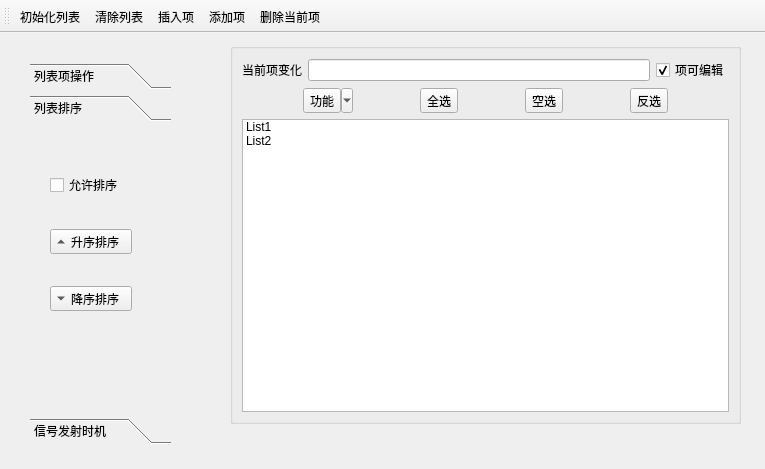
<?xml version="1.0" encoding="UTF-8"?>
<ui version="4.0">
 <class>MainWindow</class>
 <widget class="QMainWindow" name="MainWindow">
  <property name="geometry">
   <rect>
    <x>0</x>
    <y>0</y>
    <width>765</width>
    <height>469</height>
   </rect>
  </property>
  <property name="windowTitle">
   <string>MainWindow</string>
  </property>
  <widget class="QWidget" name="centralwidget">
   <widget class="QToolBox" name="toolBox">
    <property name="geometry">
     <rect>
      <x>30</x>
      <y>30</y>
      <width>141</width>
      <height>381</height>
     </rect>
    </property>
    <property name="currentIndex">
     <number>1</number>
    </property>
    <widget class="QWidget" name="widget">
     <property name="geometry">
      <rect>
       <x>0</x>
       <y>0</y>
       <width>141</width>
       <height>291</height>
      </rect>
     </property>
     <attribute name="icon">
      <iconset resource="images.qrc">
       <normaloff>:/images/icons/10.png</normaloff>:/images/icons/10.png</iconset>
     </attribute>
     <attribute name="label">
      <string>列表项操作</string>
     </attribute>
     <widget class="QWidget" name="layoutWidget">
      <property name="geometry">
       <rect>
        <x>20</x>
        <y>10</y>
        <width>101</width>
        <height>271</height>
       </rect>
      </property>
      <layout class="QVBoxLayout" name="verticalLayout">
       <item>
        <widget class="QToolButton" name="toolButton_init">
         <property name="text">
          <string>初始化列表</string>
         </property>
         <property name="toolButtonStyle">
          <enum>Qt::ToolButtonTextBesideIcon</enum>
         </property>
         <property name="autoRaise">
          <bool>true</bool>
         </property>
        </widget>
       </item>
       <item>
        <widget class="QToolButton" name="toolButton_clear">
         <property name="text">
          <string>清除列表</string>
         </property>
         <property name="toolButtonStyle">
          <enum>Qt::ToolButtonTextBesideIcon</enum>
         </property>
         <property name="autoRaise">
          <bool>true</bool>
         </property>
        </widget>
       </item>
       <item>
        <widget class="QToolButton" name="toolButton_insert">
         <property name="text">
          <string>插入项</string>
         </property>
         <property name="toolButtonStyle">
          <enum>Qt::ToolButtonTextBesideIcon</enum>
         </property>
         <property name="autoRaise">
          <bool>true</bool>
         </property>
        </widget>
       </item>
       <item>
        <widget class="QToolButton" name="toolButton_add">
         <property name="text">
          <string>添加项</string>
         </property>
         <property name="toolButtonStyle">
          <enum>Qt::ToolButtonTextBesideIcon</enum>
         </property>
         <property name="autoRaise">
          <bool>true</bool>
         </property>
        </widget>
       </item>
       <item>
        <widget class="QToolButton" name="toolButton_delete">
         <property name="text">
          <string>删除当前项</string>
         </property>
         <property name="toolButtonStyle">
          <enum>Qt::ToolButtonTextBesideIcon</enum>
         </property>
         <property name="autoRaise">
          <bool>true</bool>
         </property>
        </widget>
       </item>
      </layout>
     </widget>
    </widget>
    <widget class="QWidget" name="page_2">
     <property name="geometry">
      <rect>
       <x>0</x>
       <y>0</y>
       <width>141</width>
       <height>291</height>
      </rect>
     </property>
     <attribute name="icon">
      <iconset resource="images.qrc">
       <normaloff>:/images/icons/10.png</normaloff>:/images/icons/10.png</iconset>
     </attribute>
     <attribute name="label">
      <string>列表排序</string>
     </attribute>
     <widget class="QWidget" name="layoutWidget">
      <property name="geometry">
       <rect>
        <x>20</x>
        <y>20</y>
        <width>101</width>
        <height>191</height>
       </rect>
      </property>
      <layout class="QVBoxLayout" name="verticalLayout_3">
       <item>
        <widget class="QCheckBox" name="checkBox_sort">
         <property name="text">
          <string>允许排序</string>
         </property>
        </widget>
       </item>
       <item>
        <widget class="QToolButton" name="toolButton_ascend">
         <property name="text">
          <string>升序排序</string>
         </property>
         <property name="toolButtonStyle">
          <enum>Qt::ToolButtonTextBesideIcon</enum>
         </property>
         <property name="arrowType">
          <enum>Qt::UpArrow</enum>
         </property>
        </widget>
       </item>
       <item>
        <widget class="QToolButton" name="toolButton_descend">
         <property name="text">
          <string>降序排序</string>
         </property>
         <property name="toolButtonStyle">
          <enum>Qt::ToolButtonTextBesideIcon</enum>
         </property>
         <property name="arrowType">
          <enum>Qt::DownArrow</enum>
         </property>
        </widget>
       </item>
      </layout>
     </widget>
    </widget>
    <widget class="QWidget" name="page">
     <property name="geometry">
      <rect>
       <x>0</x>
       <y>0</y>
       <width>141</width>
       <height>291</height>
      </rect>
     </property>
     <attribute name="icon">
      <iconset resource="images.qrc">
       <normaloff>:/images/icons/10.png</normaloff>:/images/icons/10.png</iconset>
     </attribute>
     <attribute name="label">
      <string>信号发射时机</string>
     </attribute>
     <widget class="QWidget" name="">
      <property name="geometry">
       <rect>
        <x>0</x>
        <y>10</y>
        <width>136</width>
        <height>223</height>
       </rect>
      </property>
      <layout class="QGridLayout" name="gridLayout_2">
       <item row="0" column="0">
        <widget class="QToolButton" name="toolButton_txt_clear">
         <property name="text">
          <string>清空文本</string>
         </property>
        </widget>
       </item>
       <item row="0" column="1">
        <widget class="QToolButton" name="toolButton_empty_line">
         <property name="text">
          <string>添加空行</string>
         </property>
        </widget>
       </item>
       <item row="1" column="0" colspan="2">
        <widget class="QPlainTextEdit" name="plainTextEdit"/>
       </item>
      </layout>
     </widget>
    </widget>
   </widget>
   <widget class="QGroupBox" name="groupBox">
    <property name="geometry">
     <rect>
      <x>230</x>
      <y>10</y>
      <width>511</width>
      <height>381</height>
     </rect>
    </property>
    <property name="title">
     <string/>
    </property>
    <layout class="QGridLayout" name="gridLayout">
     <item row="0" column="0">
      <layout class="QHBoxLayout" name="horizontalLayout">
       <item>
        <widget class="QLabel" name="label">
         <property name="text">
          <string>当前项变化</string>
         </property>
        </widget>
       </item>
       <item>
        <widget class="QLineEdit" name="lineEdit"/>
       </item>
       <item>
        <widget class="QCheckBox" name="checkBox_editable">
         <property name="text">
          <string>项可编辑</string>
         </property>
         <property name="checked">
          <bool>true</bool>
         </property>
        </widget>
       </item>
      </layout>
     </item>
     <item row="1" column="0">
      <layout class="QHBoxLayout" name="horizontalLayout_2">
       <item>
        <widget class="QToolButton" name="toolButton_menu">
         <property name="text">
          <string>功能</string>
         </property>
         <property name="iconSize">
          <size>
           <width>30</width>
           <height>16</height>
          </size>
         </property>
         <property name="popupMode">
          <enum>QToolButton::MenuButtonPopup</enum>
         </property>
        </widget>
       </item>
       <item>
        <widget class="QToolButton" name="toolButton_all">
         <property name="text">
          <string>全选</string>
         </property>
        </widget>
       </item>
       <item>
        <widget class="QToolButton" name="toolButton_empty">
         <property name="text">
          <string>空选</string>
         </property>
        </widget>
       </item>
       <item>
        <widget class="QToolButton" name="toolButton_inv">
         <property name="text">
          <string>反选</string>
         </property>
        </widget>
       </item>
      </layout>
     </item>
     <item row="2" column="0">
      <widget class="QListWidget" name="listWidget">
       <property name="contextMenuPolicy">
        <enum>Qt::CustomContextMenu</enum>
       </property>
       <item>
        <property name="text">
         <string>List1</string>
        </property>
        <property name="icon">
         <iconset resource="images.qrc">
          <normaloff>:/images/icons/13.png</normaloff>:/images/icons/13.png</iconset>
        </property>
       </item>
       <item>
        <property name="text">
         <string>List2</string>
        </property>
        <property name="icon">
         <iconset resource="images.qrc">
          <normaloff>:/images/icons/13.png</normaloff>:/images/icons/13.png</iconset>
        </property>
       </item>
      </widget>
     </item>
    </layout>
   </widget>
  </widget>
  <widget class="QToolBar" name="toolBar">
   <property name="windowTitle">
    <string>toolBar</string>
   </property>
   <property name="toolButtonStyle">
    <enum>Qt::ToolButtonTextUnderIcon</enum>
   </property>
   <attribute name="toolBarArea">
    <enum>TopToolBarArea</enum>
   </attribute>
   <attribute name="toolBarBreak">
    <bool>false</bool>
   </attribute>
   <addaction name="action_initializer"/>
   <addaction name="action_clear"/>
   <addaction name="action_insert"/>
   <addaction name="action_add"/>
   <addaction name="action_delete"/>
  </widget>
  <action name="action_initializer">
   <property name="icon">
    <iconset resource="images.qrc">
     <normaloff>:/images/icons/11.png</normaloff>:/images/icons/11.png</iconset>
   </property>
   <property name="text">
    <string>初始化列表</string>
   </property>
   <property name="shortcutVisibleInContextMenu">
    <bool>true</bool>
   </property>
  </action>
  <action name="action_clear">
   <property name="icon">
    <iconset resource="images.qrc">
     <normaloff>:/images/icons/8.png</normaloff>:/images/icons/8.png</iconset>
   </property>
   <property name="text">
    <string>清除列表</string>
   </property>
  </action>
  <action name="action_insert">
   <property name="icon">
    <iconset resource="images.qrc">
     <normaloff>:/images/icons/10.png</normaloff>:/images/icons/10.png</iconset>
   </property>
   <property name="text">
    <string>插入项</string>
   </property>
  </action>
  <action name="action_add">
   <property name="icon">
    <iconset resource="images.qrc">
     <normaloff>:/images/icons/6.png</normaloff>:/images/icons/6.png</iconset>
   </property>
   <property name="text">
    <string>添加项</string>
   </property>
  </action>
  <action name="action_delete">
   <property name="icon">
    <iconset resource="images.qrc">
     <normaloff>:/images/icons/5.png</normaloff>:/images/icons/5.png</iconset>
   </property>
   <property name="text">
    <string>删除当前项</string>
   </property>
  </action>
  <action name="action_all">
   <property name="text">
    <string>全选</string>
   </property>
  </action>
  <action name="action_none">
   <property name="text">
    <string>空选</string>
   </property>
  </action>
  <action name="action_inv">
   <property name="text">
    <string>反选</string>
   </property>
  </action>
  <action name="action_quit">
   <property name="icon">
    <iconset resource="images.qrc">
     <normaloff>:/images/icons/3.png</normaloff>:/images/icons/3.png</iconset>
   </property>
   <property name="text">
    <string>退出</string>
   </property>
   <property name="toolTip">
    <string>退出</string>
   </property>
  </action>
 </widget>
 <resources>
  <include location="images.qrc"/>
 </resources>
 <connections>
  <connection>
   <sender>action_quit</sender>
   <signal>triggered()</signal>
   <receiver>MainWindow</receiver>
   <slot>close()</slot>
   <hints>
    <hint type="sourcelabel">
     <x>-1</x>
     <y>-1</y>
    </hint>
    <hint type="destinationlabel">
     <x>382</x>
     <y>234</y>
    </hint>
   </hints>
  </connection>
 </connections>
</ui>
